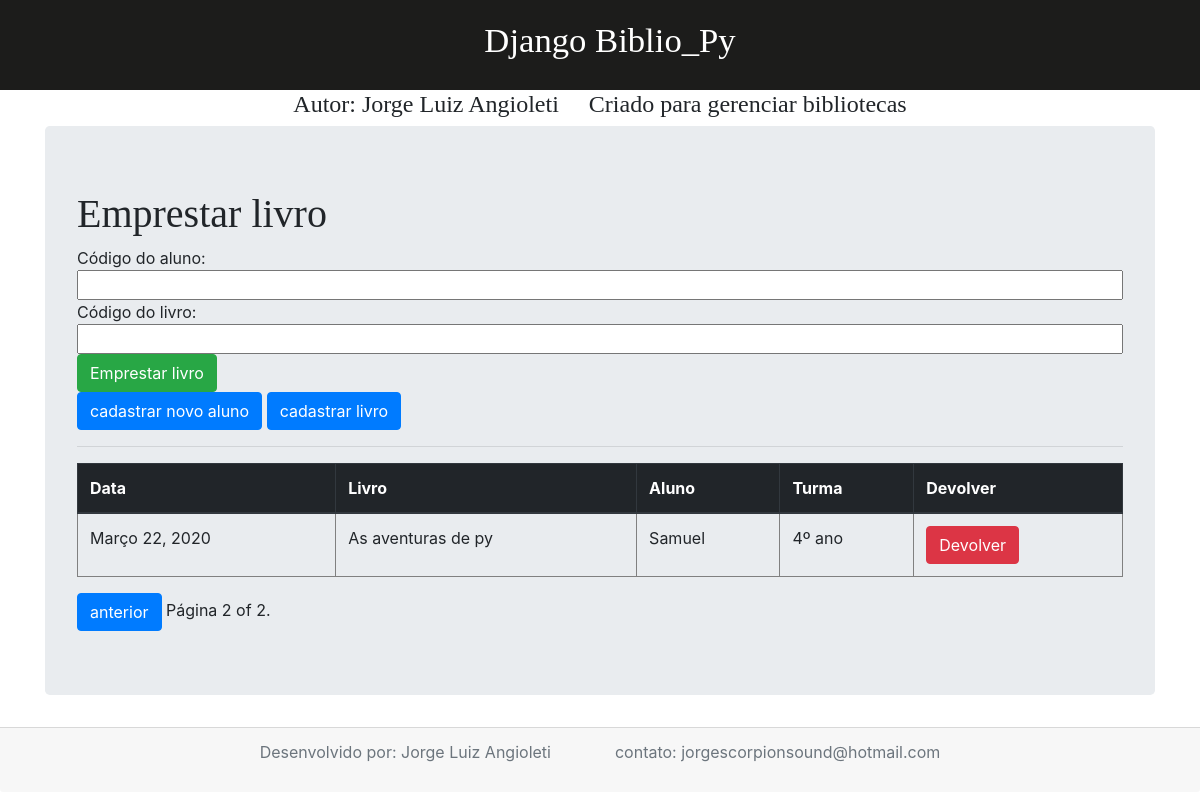
Screenshot of /?page=2 with the database file from the repository.
### blibliopy/models.py (models this page shows, shortened)
class Emprestar(models.Model):
    data =  models.DateField(auto_now_add=True)
    codigo_livro = models.CharField(max_length=100)
    codigo_aluno = models.CharField(max_length=100)
    validar = models.BooleanField(default=True)
    turma = models.CharField(u'Turma', max_length=3, choices=AULAS)

### blibliopy/views.py (the view)
# urls.py: 2. Add a URL to urlpatterns:  path('', views.home, name='home')
def home(request):
    contact_list = Emprestar.objects.all()
    paginator = Paginator(contact_list, 10) # Mostra 25 contatos por página
    try:
        page = int(request.GET.get('page', '1'))
    except ValueError:
        page = 1
    try:
        contacts = paginator.page(page)
    except (EmptyPage, InvalidPage):
        contacts = paginator.page(paginator.num_pages)
    return render(request,'bliblio/home.html',{'contacts': contacts})

### blibliopy/templates/bliblio/home.html (shortened to what this page needs)
{% extends 'bliblio/base.html' %}
{% block content %}
	<h1>Emprestar livro</h1>
	<form method="get" action="{% url 'emprestar_url' %}">
		Código do aluno:
		<input type="text" name="aluno" required  class="input-group">
		Código do livro:
		<input type="text" name="livro" required class="input-group">
		<button type="submit" class="btn btn-success" >Emprestar livro</button>
	</form>
	<a href="{% url 'aluno_url' %}" class="btn btn-primary">cadastrar novo aluno</a>
	<a href="{% url 'livro_url' %}" class="btn btn-primary">cadastrar  livro</a>
	<hr>
{% for contact in contacts.object_list %}
	<table  class="table" border="1">
	<thead class="thead-dark">
	 <tr>
		 <th>Data</th>
		 <th>Livro</th>
		 <th>Aluno</th>
		 <th>Turma</th>
		 <th>Devolver</th>
	 </tr></thead>
	 <tr>
		 <td>{{contact.data}}</td>
		 <td>{{contact.codigo_livro}}</td>
		 <td>{{contact.codigo_aluno}}</td>
		 <td>{{contact.get_turma_display}}</td>
		 <th><a href="{% url 'devolver_url' contact.id %}" class="btn btn-danger">Devolver</a></th>
	{%endfor%}
	</tr>
</table>
<div class="pagination">
    <span class="step-links">
        {% if contacts.has_previous %}
            <a href="?page={{ contacts.previous_page_number }}" class="btn btn-primary">anterior</a>
        {% endif %}
        <span class="current">
            Página {{ contacts.number }} of {{ contacts.paginator.num_pages }}.
        </span>
    </span>
</div>
{% endblock %}

### blibliopy/static/css/blog.css (style rules this page uses)
h1, h2, h3, h4 { font-family: 'Lobster', cursive; }

### rows the page displays
Emprestar: data "Março 22, 2020", codigo_livro "As aventuras de py", codigo_aluno "Samuel", turma "4º ano"

### other values shown
{{ contacts.number }} "2"
{{ contacts.paginator.num_pages }} "2"
